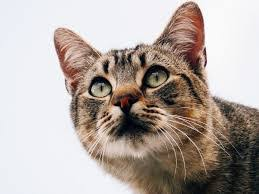
#> input picture OpenCV Pics/cat_face_2.jpeg, 259 x 194 px, given in place of grass.jpg, which was not available
$ python test.py
#> lines starting #> are read from the running program, lines starting #| are printed output that depends on the picture; after the words box and inside, x2 and y2 are one past the last pixel; in counts of white or black regions, pixels touching at a corner belong together; pictures that were not available may be replaced by others from this repository, and a replacement may not be noted
import cv2
import imutils
from sklearn.decomposition import PCA
from scipy import signal as sig
from skimage.filters import gabor_kernel
import math
import numpy as np
import matplotlib.pyplot as plt

grass = cv2.resize(
    cv2.cvtColor(cv2.imread("/Users/abhinavperi/PycharmProjects/OpenCV/OpenCV Pics/grass.jpg"), cv2.COLOR_BGR2GRAY),
    (640, 480))
#> grass: shape (480, 640); min 0, max 254, mean 173.2
wall = cv2.resize(cv2.cvtColor(cv2.imread("/Users/abhinavperi/PycharmProjects/OpenCV/OpenCV Pics/brick wall.jpeg"),
                               cv2.COLOR_BGR2GRAY), (640, 480))
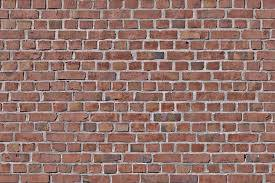
#> input picture OpenCV Pics/brick wall.jpeg, 275 x 183 px, found by its file name
#> wall: shape (480, 640); min 8, max 234, mean 123.8
cat_face = cv2.resize(cv2.imread("/Users/abhinavperi/PycharmProjects/OpenCV/OpenCV Pics/cat_face_1.jpeg"), (640, 480))
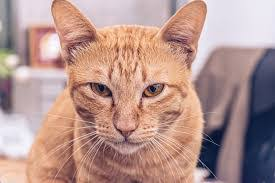
#> input picture OpenCV Pics/cat_face_1.jpeg, 275 x 183 px, found by its file name
dots = cv2.resize(cv2.imread("/Users/abhinavperi/PycharmProjects/OpenCV/OpenCV Pics/polka dots.jpeg"), (640, 480))
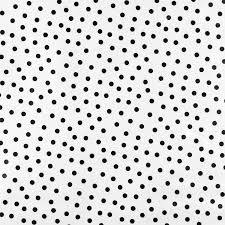
#> input picture OpenCV Pics/polka dots.jpeg, 225 x 225 px, found by its file name
#> dots: shape (480, 640, 3); min 0, max 255, mean 215.4
purple = cv2.resize(cv2.imread("/Users/abhinavperi/PycharmProjects/OpenCV/OpenCV Pics/purple.png"), (640, 480))
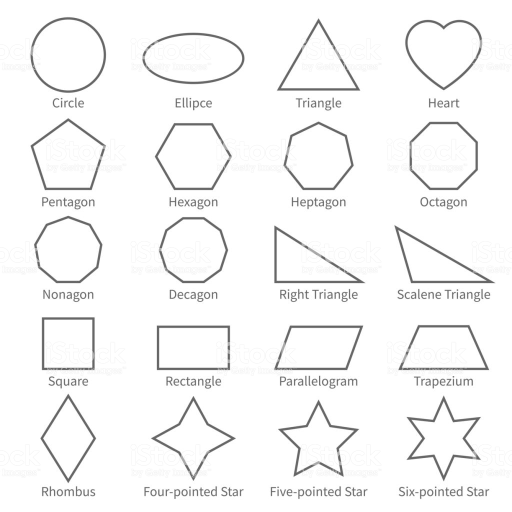
#> input picture OpenCV Pics/Image.jpg, 1024 x 1024 px, given in place of purple.png, which was not available (shown at 1/2 size)
#> purple: shape (480, 640, 3); min 91, max 255, mean 246.5
objects = cv2.resize(
    cv2.cvtColor(cv2.imread("/Users/abhinavperi/PycharmProjects/OpenCV/OpenCV Pics/objects.jpeg"), cv2.COLOR_BGR2GRAY),
    (640, 480))
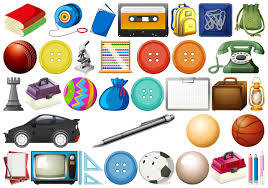
#> input picture OpenCV Pics/objects.jpeg, 268 x 188 px, found by its file name
#> objects: shape (480, 640); min 2, max 255, mean 186.5
img = cv2.cvtColor(cat_face, cv2.COLOR_BGR2GRAY)

feature_map = None
'''
for theta in range(8):
    theta = theta / 8 * np.pi
    for sigma in range(1, 2, 4):
        for lambd in range(5, 30, 24):
            for gamma in range(1, 10, 4):
                gamma /= 10
                print("sigma: " + str(sigma) + " theta: " + str(theta) + " lambda: " + str(lambd) + " gamma: " + str(gamma))
                kernel = np.real(cv2.getGaborKernel((11, 11), sigma, theta, lambd, gamma))
                conv = cv2.resize(sig.convolve2d(img, kernel), (640, 480))
                conv = cv2.morphologyEx(conv, cv2.MORPH_ERODE, (5, 5))
                if feature_map is None:
                    feature_map = np.reshape(conv, (1, -1))
                else:
                    feature_map = np.vstack((feature_map, conv.reshape((1, -1))))
pca = PCA(0.3)
pca.fit(feature_map)
print(pca.components_[0].shape)

mask = np.zeros(pca.components_[0].shape)
for comp in pca.components_:
    comp /= np.std(comp)
    comp *= -128/comp.min()
    mask = comp
    plt.imshow(comp.reshape(480, 640), cmap="gray")
    cv2.waitKey(0)
    plt.pause(2)
mask = np.float32(mask.reshape(480, 640))
plt.show()
cv2.imshow("Mask", mask)
cv2.waitKey(0)


for theta in range(8):
    theta = theta / 8 * np.pi
    for sigma in range(10, 11, 4):
        for lambd in range(5, 30, 10):
            for gamma in range(1, 10, 4):
                gamma /= 10
                print("sigma: " + str(sigma) + " theta: " + str(theta) + " lambda: " + str(lambd) + " gamma: " + str(gamma))
                kernel = np.real(cv2.getGaborKernel((21, 21), sigma, theta, lambd, gamma))
                conv = cv2.resize(sig.convolve2d(mask, kernel), (640, 480))
                conv = cv2.morphologyEx(conv, cv2.MORPH_ERODE, (5, 5))
                if feature_map is None:
                    feature_map = np.reshape(conv, (1, -1))
                else:
                    feature_map = np.vstack((feature_map, conv.reshape((1, -1))))
'''

freq = math.sqrt(2)
theta = 0
while freq < 160 and theta < 135:
    theta = 0
    for theta in (0, 180, 45):
        theta = math.radians(theta)
        kernel = np.real(gabor_kernel(freq, theta))
        convolved = sig.convolve2d(img, kernel)
        cv2.imshow("Convolved", convolved)
        cv2.waitKey(100)
        print("******\n")
#> this loop made 3 passes
#> pass 1, `convolved = sig.convolve2d(img, kernel)`:
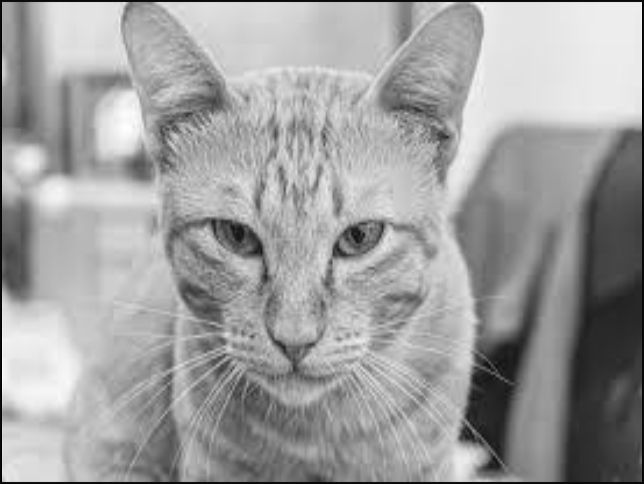
#> convolved: shape (484, 644) float64; min -9.66, max 257.2, mean 157.4; drawn with min black and max white
#> pass 1, `cv2.imshow("Convolved", convolved)`:
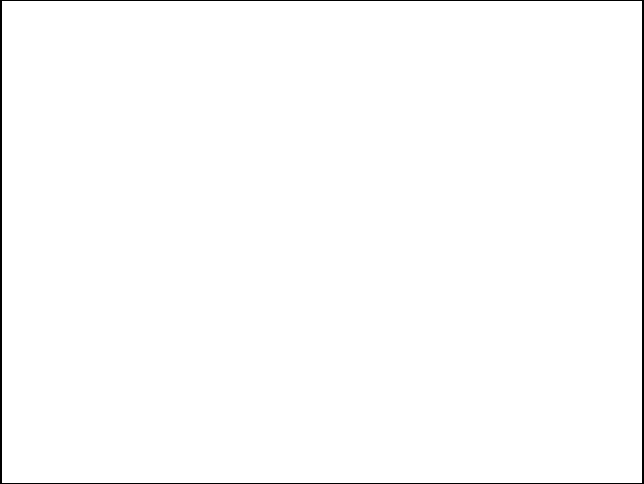
#> window 'Convolved': shape (484, 644); 99% white; 1 black region, box (x1, y1, x2, y2) and area: (0, 0, 644, 484) 3216
    freq *= 2
#> freq = 2.83

'''
pca = PCA(0.7)
pca.fit(feature_map)
print(pca.components_[0].shape)

mask = np.zeros(pca.components_[0].shape)
for comp in pca.components_:
    comp /= np.std(comp)
    comp *= -128/comp.min()
    mask = comp
    mask = np.float32(mask.reshape(480, 640))
    cv2.imshow("Mask", mask)
    cv2.imshow("Image", cat_face)
    plt.imshow(comp.reshape(480, 640), cmap="gray")
    cv2.waitKey(0)
    plt.pause(2)
cv2.waitKey(0)
cv2.destroyAllWindows()
'''


'''
feature_map = None
identity = np.zeros((7, 7))
identity[3, 3] = 1

filters = []
# prepare filter bank kernels
for theta in range(4):
    theta = theta / 4. * np.pi
    for frequency in range(1, 8):
        frequency *= 0.05
        kernel = np.real(gabor_kernel(frequency, theta=theta, sigma_x=1, sigma_y=1))
        filters.append(kernel)
        conv = cv2.resize(sig.convolve2d(objects, kernel), (480, 640))
        if feature_map is None:
            feature_map = conv.reshape((-1, 1))
        else:
            feature_map = np.hstack((feature_map, conv.reshape((-1, 1))))


feature_map = np.hstack((feature_map, cv2.resize(sig.convolve2d(objects, identity), (480, 640)).reshape(-1, 1)))

feature_map = np.float32(feature_map)
criteria = (cv2.TERM_CRITERIA_EPS + cv2.TERM_CRITERIA_MAX_ITER, 10, 1.0)

K = 2
ret, label, center = cv2.kmeans(feature_map, K, None, criteria, 10, cv2.KMEANS_RANDOM_CENTERS)
center = np.uint8(center)
for lab in range(K):
    output_mean = np.float32((label == lab).reshape((480, 640)) * 255)
    cv2.imshow("Center" + str(lab), output_mean)
cv2.imshow("Wall", objects)
cv2.waitKey(0)
'''

'''
def check_uniform_regions(img, thresh, min_size, bit_mask, mean):
    if img.shape[0] > img.shape[1]:
        slice_obj1 = slice(0, img.shape[0] // 2)
        slice_obj2 = slice(img.shape[0] // 2, img.shape[0])
        sub_img1 = img[slice_obj1]
        sub_img2 = img[slice_obj2]
        top = True
    else:
        slice_obj1 = slice(0, img.shape[1] // 2)
        slice_obj2 = slice(img.shape[1] // 2, img.shape[1])
        sub_img1 = img[:, slice_obj1]
        sub_img2 = img[:, slice_obj2]
        top = False

    for sub_img, num in zip((sub_img1, sub_img2), (1, 2)):
        if num == 1:
            slice_obj = slice_obj1
        else:
            slice_obj = slice_obj2
        std = np.std(sub_img, axis=(0, 1))
        if sub_img.size > min_size:
            if np.all(std < thresh):
                if np.median(np.abs(mean - np.mean(sub_img))) < 25:
                    if top:
                        bit_mask[slice_obj] *= 255
                    else:
                        bit_mask[:, slice_obj] *= 255
            else:
                if top:
                    check_uniform_regions(sub_img, thresh, min_size, bit_mask[slice_obj], mean)
                else:
                    check_uniform_regions(sub_img, thresh, min_size, bit_mask[:, slice_obj], mean)
    return np.uint8(bit_mask)


dots = cv2.medianBlur(dots, 11)
mask = np.ones((480, 640))
mask = check_uniform_regions(dots, np.array([10, 10, 10]), 5, mask, np.array([60, 60, 60]))
cv2.imshow("Mask", mask)
cv2.imshow("Dots", dots)
cv2.waitKey(0)
'''
